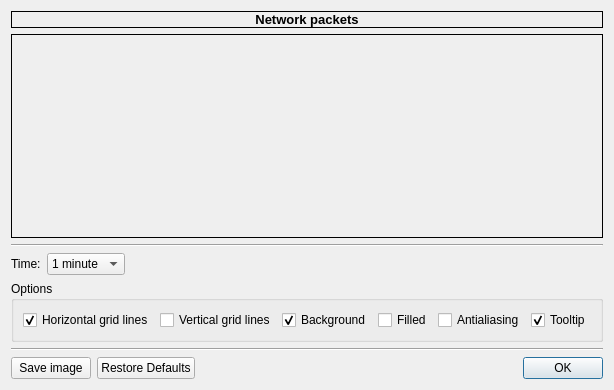
<?xml version="1.0" encoding="UTF-8"?>
<ui version="4.0">
 <class>NetPacketsGraphDialogClass</class>
 <widget class="QDialog" name="NetPacketsGraphDialogClass">
  <property name="geometry">
   <rect>
    <x>0</x>
    <y>0</y>
    <width>563</width>
    <height>390</height>
   </rect>
  </property>
  <property name="windowTitle">
   <string>Network packets graph</string>
  </property>
  <property name="windowIcon">
   <iconset resource="images.qrc">
    <normaloff>:/images/16_graph.png</normaloff>:/images/16_graph.png</iconset>
  </property>
  <layout class="QGridLayout" name="gridLayout_2">
   <item row="0" column="0">
    <widget class="QLabel" name="labelTitle">
     <property name="font">
      <font>
       <pointsize>10</pointsize>
       <weight>75</weight>
       <bold>true</bold>
      </font>
     </property>
     <property name="frameShape">
      <enum>QFrame::Box</enum>
     </property>
     <property name="text">
      <string>Network packets</string>
     </property>
     <property name="alignment">
      <set>Qt::AlignCenter</set>
     </property>
    </widget>
   </item>
   <item row="1" column="0">
    <widget class="QFrame" name="frame">
     <property name="sizePolicy">
      <sizepolicy hsizetype="Preferred" vsizetype="MinimumExpanding">
       <horstretch>0</horstretch>
       <verstretch>0</verstretch>
      </sizepolicy>
     </property>
     <property name="minimumSize">
      <size>
       <width>0</width>
       <height>128</height>
      </size>
     </property>
     <property name="frameShape">
      <enum>QFrame::Box</enum>
     </property>
     <property name="frameShadow">
      <enum>QFrame::Plain</enum>
     </property>
     <layout class="QGridLayout" name="gridLayout_4">
      <property name="margin">
       <number>0</number>
      </property>
      <property name="spacing">
       <number>0</number>
      </property>
      <item row="0" column="0">
       <widget class="GraphWidget" name="widget" native="true">
        <property name="mouseTracking">
         <bool>true</bool>
        </property>
       </widget>
      </item>
     </layout>
    </widget>
   </item>
   <item row="2" column="0">
    <widget class="Line" name="line">
     <property name="orientation">
      <enum>Qt::Horizontal</enum>
     </property>
    </widget>
   </item>
   <item row="3" column="0">
    <layout class="QHBoxLayout" name="horizontalLayout_2">
     <item>
      <widget class="QLabel" name="label">
       <property name="sizePolicy">
        <sizepolicy hsizetype="Fixed" vsizetype="Preferred">
         <horstretch>0</horstretch>
         <verstretch>0</verstretch>
        </sizepolicy>
       </property>
       <property name="text">
        <string>Time:</string>
       </property>
      </widget>
     </item>
     <item>
      <widget class="QComboBox" name="comboBoxTime">
       <property name="sizePolicy">
        <sizepolicy hsizetype="Fixed" vsizetype="Fixed">
         <horstretch>0</horstretch>
         <verstretch>0</verstretch>
        </sizepolicy>
       </property>
       <item>
        <property name="text">
         <string>1 minute</string>
        </property>
       </item>
       <item>
        <property name="text">
         <string>1 hour</string>
        </property>
       </item>
       <item>
        <property name="text">
         <string>24 hours</string>
        </property>
       </item>
      </widget>
     </item>
     <item>
      <spacer name="horizontalSpacer_2">
       <property name="orientation">
        <enum>Qt::Horizontal</enum>
       </property>
       <property name="sizeHint" stdset="0">
        <size>
         <width>40</width>
         <height>20</height>
        </size>
       </property>
      </spacer>
     </item>
    </layout>
   </item>
   <item row="4" column="0">
    <layout class="QGridLayout" name="gridLayout_3">
     <item row="0" column="0">
      <widget class="QGroupBox" name="groupBox">
       <property name="sizePolicy">
        <sizepolicy hsizetype="Preferred" vsizetype="Preferred">
         <horstretch>0</horstretch>
         <verstretch>0</verstretch>
        </sizepolicy>
       </property>
       <property name="title">
        <string>Options</string>
       </property>
       <layout class="QGridLayout" name="gridLayout">
        <item row="0" column="2">
         <widget class="QCheckBox" name="checkBoxH">
          <property name="sizePolicy">
           <sizepolicy hsizetype="Fixed" vsizetype="Preferred">
            <horstretch>0</horstretch>
            <verstretch>0</verstretch>
           </sizepolicy>
          </property>
          <property name="text">
           <string>Horizontal grid lines</string>
          </property>
          <property name="checked">
           <bool>true</bool>
          </property>
         </widget>
        </item>
        <item row="0" column="3">
         <widget class="QCheckBox" name="checkBoxV">
          <property name="sizePolicy">
           <sizepolicy hsizetype="Fixed" vsizetype="Preferred">
            <horstretch>0</horstretch>
            <verstretch>0</verstretch>
           </sizepolicy>
          </property>
          <property name="text">
           <string>Vertical grid lines</string>
          </property>
          <property name="checked">
           <bool>false</bool>
          </property>
         </widget>
        </item>
        <item row="0" column="5">
         <widget class="QCheckBox" name="checkBoxFilled">
          <property name="sizePolicy">
           <sizepolicy hsizetype="Fixed" vsizetype="Preferred">
            <horstretch>0</horstretch>
            <verstretch>0</verstretch>
           </sizepolicy>
          </property>
          <property name="text">
           <string>Filled</string>
          </property>
         </widget>
        </item>
        <item row="0" column="6">
         <widget class="QCheckBox" name="checkBoxAntialiasing">
          <property name="text">
           <string>Antialiasing</string>
          </property>
         </widget>
        </item>
        <item row="0" column="4">
         <widget class="QCheckBox" name="checkBoxBackground">
          <property name="text">
           <string>Background</string>
          </property>
          <property name="checked">
           <bool>true</bool>
          </property>
         </widget>
        </item>
        <item row="0" column="7">
         <widget class="QCheckBox" name="checkBoxTooltip">
          <property name="text">
           <string>Tooltip</string>
          </property>
          <property name="checked">
           <bool>true</bool>
          </property>
         </widget>
        </item>
        <item row="0" column="8">
         <spacer name="horizontalSpacer_3">
          <property name="orientation">
           <enum>Qt::Horizontal</enum>
          </property>
          <property name="sizeHint" stdset="0">
           <size>
            <width>40</width>
            <height>20</height>
           </size>
          </property>
         </spacer>
        </item>
       </layout>
      </widget>
     </item>
    </layout>
   </item>
   <item row="5" column="0">
    <widget class="Line" name="line_2">
     <property name="orientation">
      <enum>Qt::Horizontal</enum>
     </property>
    </widget>
   </item>
   <item row="6" column="0">
    <layout class="QHBoxLayout" name="horizontalLayout">
     <item>
      <widget class="QPushButton" name="pushButtonSave">
       <property name="sizePolicy">
        <sizepolicy hsizetype="Fixed" vsizetype="Fixed">
         <horstretch>0</horstretch>
         <verstretch>0</verstretch>
        </sizepolicy>
       </property>
       <property name="text">
        <string>Save image</string>
       </property>
       <property name="icon">
        <iconset resource="images.qrc">
         <normaloff>:/images/o_screenshot.png</normaloff>:/images/o_screenshot.png</iconset>
       </property>
       <property name="autoDefault">
        <bool>false</bool>
       </property>
      </widget>
     </item>
     <item>
      <widget class="QPushButton" name="pushButtonRestore">
       <property name="sizePolicy">
        <sizepolicy hsizetype="Fixed" vsizetype="Fixed">
         <horstretch>0</horstretch>
         <verstretch>0</verstretch>
        </sizepolicy>
       </property>
       <property name="text">
        <string>Restore Defaults</string>
       </property>
       <property name="icon">
        <iconset resource="images.qrc">
         <normaloff>:/images/o_update.png</normaloff>:/images/o_update.png</iconset>
       </property>
       <property name="autoDefault">
        <bool>false</bool>
       </property>
      </widget>
     </item>
     <item>
      <spacer name="horizontalSpacer">
       <property name="orientation">
        <enum>Qt::Horizontal</enum>
       </property>
       <property name="sizeHint" stdset="0">
        <size>
         <width>0</width>
         <height>0</height>
        </size>
       </property>
      </spacer>
     </item>
     <item>
      <widget class="QPushButton" name="pushButtonOK">
       <property name="sizePolicy">
        <sizepolicy hsizetype="Fixed" vsizetype="Fixed">
         <horstretch>0</horstretch>
         <verstretch>0</verstretch>
        </sizepolicy>
       </property>
       <property name="text">
        <string>OK</string>
       </property>
       <property name="icon">
        <iconset resource="images.qrc">
         <normaloff>:/images/o_ok.png</normaloff>:/images/o_ok.png</iconset>
       </property>
       <property name="autoDefault">
        <bool>false</bool>
       </property>
       <property name="default">
        <bool>true</bool>
       </property>
      </widget>
     </item>
    </layout>
   </item>
  </layout>
 </widget>
 <customwidgets>
  <customwidget>
   <class>GraphWidget</class>
   <extends>QWidget</extends>
   <header>graphwidget.h</header>
   <container>1</container>
  </customwidget>
 </customwidgets>
 <resources>
  <include location="images.qrc"/>
 </resources>
 <connections/>
</ui>
